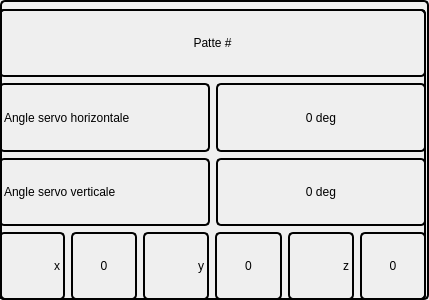
<?xml version="1.0" encoding="UTF-8"?>
<ui version="4.0">
 <class>DebugWidget</class>
 <widget class="QWidget" name="DebugWidget">
  <property name="geometry">
   <rect>
    <x>0</x>
    <y>0</y>
    <width>429</width>
    <height>300</height>
   </rect>
  </property>
  <property name="windowTitle">
   <string>Form</string>
  </property>
  <property name="styleSheet">
   <string notr="true">border: 2px solid black;
border-radius: 5px;</string>
  </property>
  <widget class="QWidget" name="verticalLayoutWidget">
   <property name="geometry">
    <rect>
     <x>-1</x>
     <y>9</y>
     <width>427</width>
     <height>291</height>
    </rect>
   </property>
   <layout class="QVBoxLayout" name="verticalLayout">
    <property name="sizeConstraint">
     <enum>QLayout::SetDefaultConstraint</enum>
    </property>
    <item>
     <widget class="QLabel" name="PatteNumber">
      <property name="text">
       <string>Patte #</string>
      </property>
      <property name="alignment">
       <set>Qt::AlignCenter</set>
      </property>
     </widget>
    </item>
    <item>
     <layout class="QHBoxLayout" name="horizontalLayout_3">
      <item>
       <widget class="QLabel" name="label_horizontal">
        <property name="text">
         <string>Angle servo horizontale</string>
        </property>
       </widget>
      </item>
      <item>
       <widget class="QLabel" name="angle_horizontal">
        <property name="text">
         <string>0 deg</string>
        </property>
        <property name="alignment">
         <set>Qt::AlignCenter</set>
        </property>
       </widget>
      </item>
     </layout>
    </item>
    <item>
     <layout class="QHBoxLayout" name="horizontalLayout_2">
      <item>
       <widget class="QLabel" name="label_vertical">
        <property name="text">
         <string>Angle servo verticale</string>
        </property>
       </widget>
      </item>
      <item>
       <widget class="QLabel" name="angle_vertical">
        <property name="text">
         <string>0 deg</string>
        </property>
        <property name="alignment">
         <set>Qt::AlignCenter</set>
        </property>
       </widget>
      </item>
     </layout>
    </item>
    <item>
     <layout class="QHBoxLayout" name="horizontalLayout">
      <item>
       <widget class="QLabel" name="label_x">
        <property name="text">
         <string>x</string>
        </property>
        <property name="alignment">
         <set>Qt::AlignRight|Qt::AlignTrailing|Qt::AlignVCenter</set>
        </property>
       </widget>
      </item>
      <item>
       <widget class="QLabel" name="value_x">
        <property name="text">
         <string>0</string>
        </property>
        <property name="alignment">
         <set>Qt::AlignCenter</set>
        </property>
       </widget>
      </item>
      <item>
       <widget class="QLabel" name="label_y">
        <property name="text">
         <string>y</string>
        </property>
        <property name="alignment">
         <set>Qt::AlignRight|Qt::AlignTrailing|Qt::AlignVCenter</set>
        </property>
       </widget>
      </item>
      <item>
       <widget class="QLabel" name="value_x_2">
        <property name="text">
         <string>0</string>
        </property>
        <property name="alignment">
         <set>Qt::AlignCenter</set>
        </property>
       </widget>
      </item>
      <item>
       <widget class="QLabel" name="label_z">
        <property name="text">
         <string>z</string>
        </property>
        <property name="alignment">
         <set>Qt::AlignRight|Qt::AlignTrailing|Qt::AlignVCenter</set>
        </property>
       </widget>
      </item>
      <item>
       <widget class="QLabel" name="value_x_3">
        <property name="text">
         <string>0</string>
        </property>
        <property name="alignment">
         <set>Qt::AlignCenter</set>
        </property>
       </widget>
      </item>
     </layout>
    </item>
   </layout>
  </widget>
 </widget>
 <resources/>
 <connections/>
</ui>
